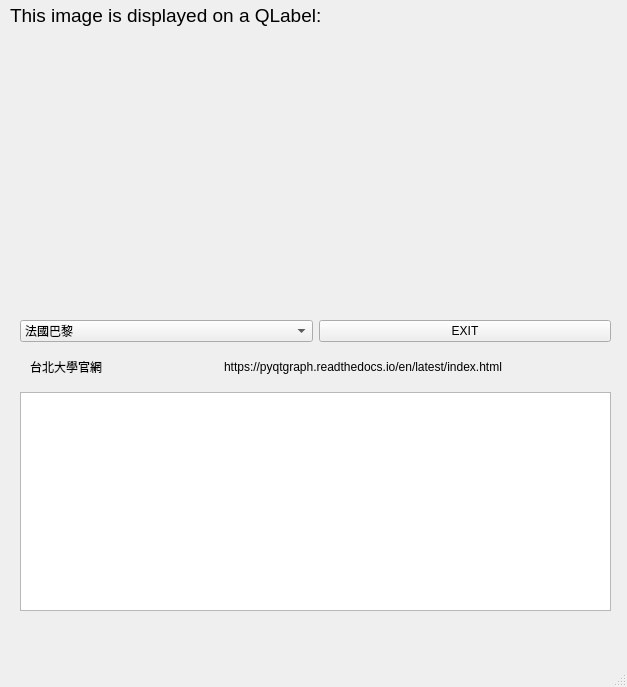
<?xml version="1.0" encoding="UTF-8"?>
<ui version="4.0">
 <class>MainWindow</class>
 <widget class="QMainWindow" name="MainWindow">
  <property name="geometry">
   <rect>
    <x>0</x>
    <y>0</y>
    <width>627</width>
    <height>687</height>
   </rect>
  </property>
  <property name="windowTitle">
   <string>MainWindow</string>
  </property>
  <widget class="QWidget" name="centralwidget">
   <widget class="QLabel" name="label_imagename">
    <property name="geometry">
     <rect>
      <x>10</x>
      <y>0</y>
      <width>391</width>
      <height>31</height>
     </rect>
    </property>
    <property name="font">
     <font>
      <pointsize>14</pointsize>
     </font>
    </property>
    <property name="text">
     <string>This image is displayed on a QLabel:</string>
    </property>
   </widget>
   <widget class="QLabel" name="label_image">
    <property name="geometry">
     <rect>
      <x>90</x>
      <y>70</y>
      <width>411</width>
      <height>211</height>
     </rect>
    </property>
    <property name="text">
     <string/>
    </property>
    <property name="pixmap">
     <pixmap>../images/截圖 2023-02-16 下午7.05.00.png</pixmap>
    </property>
    <property name="scaledContents">
     <bool>true</bool>
    </property>
   </widget>
   <widget class="QWidget" name="layoutWidget">
    <property name="geometry">
     <rect>
      <x>10</x>
      <y>310</y>
      <width>611</width>
      <height>311</height>
     </rect>
    </property>
    <layout class="QVBoxLayout" name="verticalLayout">
     <property name="leftMargin">
      <number>10</number>
     </property>
     <property name="topMargin">
      <number>10</number>
     </property>
     <property name="rightMargin">
      <number>10</number>
     </property>
     <property name="bottomMargin">
      <number>10</number>
     </property>
     <item>
      <layout class="QHBoxLayout" name="horizontalLayout">
       <item>
        <widget class="QComboBox" name="comboBox_ImgName">
         <item>
          <property name="text">
           <string>法國巴黎</string>
          </property>
         </item>
         <item>
          <property name="text">
           <string>瑞士</string>
          </property>
         </item>
         <item>
          <property name="text">
           <string>瑞士湖邊</string>
          </property>
         </item>
        </widget>
       </item>
       <item>
        <widget class="QPushButton" name="pBut_exit">
         <property name="text">
          <string>EXIT</string>
         </property>
        </widget>
       </item>
      </layout>
     </item>
     <item>
      <layout class="QHBoxLayout" name="horizontalLayout_2" stretch="1,2">
       <property name="leftMargin">
        <number>10</number>
       </property>
       <property name="topMargin">
        <number>10</number>
       </property>
       <property name="rightMargin">
        <number>10</number>
       </property>
       <property name="bottomMargin">
        <number>10</number>
       </property>
       <item>
        <widget class="QLabel" name="label_urlname">
         <property name="text">
          <string>台北大學官網</string>
         </property>
        </widget>
       </item>
       <item>
        <widget class="QLabel" name="label_url">
         <property name="text">
          <string>https://pyqtgraph.readthedocs.io/en/latest/index.html</string>
         </property>
        </widget>
       </item>
      </layout>
     </item>
     <item>
      <widget class="QTextBrowser" name="textBrowser_explain"/>
     </item>
    </layout>
   </widget>
  </widget>
  <widget class="QMenuBar" name="menubar">
   <property name="geometry">
    <rect>
     <x>0</x>
     <y>0</y>
     <width>627</width>
     <height>36</height>
    </rect>
   </property>
  </widget>
  <widget class="QStatusBar" name="statusbar"/>
 </widget>
 <resources/>
 <connections/>
</ui>
